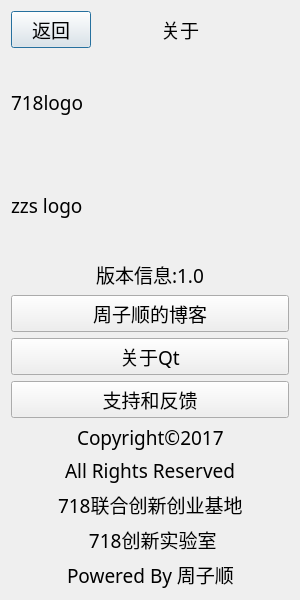
<?xml version="1.0" encoding="UTF-8"?>
<ui version="4.0">
 <class>AboutWindow</class>
 <widget class="QDialog" name="AboutWindow">
  <property name="geometry">
   <rect>
    <x>0</x>
    <y>0</y>
    <width>300</width>
    <height>600</height>
   </rect>
  </property>
  <property name="font">
   <font>
    <family>微软雅黑 Light</family>
    <pointsize>14</pointsize>
   </font>
  </property>
  <property name="windowTitle">
   <string>Dialog</string>
  </property>
  <layout class="QGridLayout" name="gridLayout">
   <item row="0" column="0">
    <layout class="QVBoxLayout" name="verticalLayout_3">
     <item>
      <layout class="QHBoxLayout" name="horizontalLayout_8">
       <item>
        <widget class="QPushButton" name="BackButton">
         <property name="text">
          <string>返回</string>
         </property>
        </widget>
       </item>
       <item>
        <layout class="QHBoxLayout" name="horizontalLayout_3">
         <item>
          <spacer name="horizontalSpacer_6">
           <property name="orientation">
            <enum>Qt::Horizontal</enum>
           </property>
           <property name="sizeHint" stdset="0">
            <size>
             <width>40</width>
             <height>20</height>
            </size>
           </property>
          </spacer>
         </item>
         <item>
          <widget class="QLabel" name="label_7">
           <property name="sizePolicy">
            <sizepolicy hsizetype="Expanding" vsizetype="Preferred">
             <horstretch>0</horstretch>
             <verstretch>0</verstretch>
            </sizepolicy>
           </property>
           <property name="text">
            <string>关于</string>
           </property>
          </widget>
         </item>
         <item>
          <spacer name="horizontalSpacer_5">
           <property name="orientation">
            <enum>Qt::Horizontal</enum>
           </property>
           <property name="sizeHint" stdset="0">
            <size>
             <width>40</width>
             <height>20</height>
            </size>
           </property>
          </spacer>
         </item>
        </layout>
       </item>
      </layout>
     </item>
     <item>
      <layout class="QVBoxLayout" name="verticalLayout">
       <item>
        <layout class="QVBoxLayout" name="verticalLayout_4">
         <item>
          <widget class="QLabel" name="label">
           <property name="sizePolicy">
            <sizepolicy hsizetype="Expanding" vsizetype="Expanding">
             <horstretch>0</horstretch>
             <verstretch>0</verstretch>
            </sizepolicy>
           </property>
           <property name="text">
            <string>718logo</string>
           </property>
          </widget>
         </item>
         <item>
          <widget class="QLabel" name="label_2">
           <property name="sizePolicy">
            <sizepolicy hsizetype="Preferred" vsizetype="Expanding">
             <horstretch>0</horstretch>
             <verstretch>0</verstretch>
            </sizepolicy>
           </property>
           <property name="text">
            <string>zzs logo</string>
           </property>
          </widget>
         </item>
        </layout>
       </item>
       <item>
        <layout class="QHBoxLayout" name="horizontalLayout_2">
         <item>
          <spacer name="horizontalSpacer_4">
           <property name="orientation">
            <enum>Qt::Horizontal</enum>
           </property>
           <property name="sizeHint" stdset="0">
            <size>
             <width>40</width>
             <height>20</height>
            </size>
           </property>
          </spacer>
         </item>
         <item>
          <widget class="QLabel" name="label_3">
           <property name="text">
            <string>版本信息:1.0</string>
           </property>
          </widget>
         </item>
         <item>
          <spacer name="horizontalSpacer_3">
           <property name="orientation">
            <enum>Qt::Horizontal</enum>
           </property>
           <property name="sizeHint" stdset="0">
            <size>
             <width>40</width>
             <height>20</height>
            </size>
           </property>
          </spacer>
         </item>
        </layout>
       </item>
       <item>
        <layout class="QVBoxLayout" name="verticalLayout_2">
         <item>
          <widget class="QPushButton" name="BlogButton">
           <property name="text">
            <string>周子顺的博客</string>
           </property>
          </widget>
         </item>
         <item>
          <widget class="QPushButton" name="QtButton">
           <property name="text">
            <string>关于Qt</string>
           </property>
          </widget>
         </item>
         <item>
          <widget class="QPushButton" name="FeedBackButton">
           <property name="text">
            <string>支持和反馈</string>
           </property>
          </widget>
         </item>
        </layout>
       </item>
       <item>
        <layout class="QHBoxLayout" name="horizontalLayout_4">
         <item>
          <spacer name="horizontalSpacer_7">
           <property name="orientation">
            <enum>Qt::Horizontal</enum>
           </property>
           <property name="sizeHint" stdset="0">
            <size>
             <width>40</width>
             <height>20</height>
            </size>
           </property>
          </spacer>
         </item>
         <item>
          <widget class="QLabel" name="label_4">
           <property name="text">
            <string>Copyright©2017</string>
           </property>
          </widget>
         </item>
         <item>
          <spacer name="horizontalSpacer_8">
           <property name="orientation">
            <enum>Qt::Horizontal</enum>
           </property>
           <property name="sizeHint" stdset="0">
            <size>
             <width>40</width>
             <height>20</height>
            </size>
           </property>
          </spacer>
         </item>
        </layout>
       </item>
       <item>
        <layout class="QHBoxLayout" name="horizontalLayout_5">
         <item>
          <spacer name="horizontalSpacer_10">
           <property name="orientation">
            <enum>Qt::Horizontal</enum>
           </property>
           <property name="sizeHint" stdset="0">
            <size>
             <width>40</width>
             <height>20</height>
            </size>
           </property>
          </spacer>
         </item>
         <item>
          <widget class="QLabel" name="label_8">
           <property name="text">
            <string>All Rights Reserved</string>
           </property>
          </widget>
         </item>
         <item>
          <spacer name="horizontalSpacer_9">
           <property name="orientation">
            <enum>Qt::Horizontal</enum>
           </property>
           <property name="sizeHint" stdset="0">
            <size>
             <width>40</width>
             <height>20</height>
            </size>
           </property>
          </spacer>
         </item>
        </layout>
       </item>
       <item>
        <layout class="QHBoxLayout" name="horizontalLayout_6">
         <item>
          <spacer name="horizontalSpacer_11">
           <property name="orientation">
            <enum>Qt::Horizontal</enum>
           </property>
           <property name="sizeHint" stdset="0">
            <size>
             <width>40</width>
             <height>20</height>
            </size>
           </property>
          </spacer>
         </item>
         <item>
          <widget class="QLabel" name="label_5">
           <property name="text">
            <string>718联合创新创业基地</string>
           </property>
          </widget>
         </item>
         <item>
          <spacer name="horizontalSpacer_12">
           <property name="orientation">
            <enum>Qt::Horizontal</enum>
           </property>
           <property name="sizeHint" stdset="0">
            <size>
             <width>40</width>
             <height>20</height>
            </size>
           </property>
          </spacer>
         </item>
        </layout>
       </item>
       <item>
        <layout class="QHBoxLayout" name="horizontalLayout_7">
         <item>
          <spacer name="horizontalSpacer_13">
           <property name="orientation">
            <enum>Qt::Horizontal</enum>
           </property>
           <property name="sizeHint" stdset="0">
            <size>
             <width>40</width>
             <height>20</height>
            </size>
           </property>
          </spacer>
         </item>
         <item>
          <widget class="QLabel" name="label_9">
           <property name="text">
            <string> 718创新实验室</string>
           </property>
          </widget>
         </item>
         <item>
          <spacer name="horizontalSpacer_14">
           <property name="orientation">
            <enum>Qt::Horizontal</enum>
           </property>
           <property name="sizeHint" stdset="0">
            <size>
             <width>40</width>
             <height>20</height>
            </size>
           </property>
          </spacer>
         </item>
        </layout>
       </item>
       <item>
        <layout class="QHBoxLayout" name="horizontalLayout">
         <item>
          <spacer name="horizontalSpacer">
           <property name="orientation">
            <enum>Qt::Horizontal</enum>
           </property>
           <property name="sizeHint" stdset="0">
            <size>
             <width>40</width>
             <height>20</height>
            </size>
           </property>
          </spacer>
         </item>
         <item>
          <widget class="QLabel" name="label_6">
           <property name="layoutDirection">
            <enum>Qt::LeftToRight</enum>
           </property>
           <property name="autoFillBackground">
            <bool>false</bool>
           </property>
           <property name="frameShadow">
            <enum>QFrame::Sunken</enum>
           </property>
           <property name="text">
            <string>Powered By 周子顺</string>
           </property>
           <property name="textFormat">
            <enum>Qt::PlainText</enum>
           </property>
          </widget>
         </item>
         <item>
          <spacer name="horizontalSpacer_2">
           <property name="orientation">
            <enum>Qt::Horizontal</enum>
           </property>
           <property name="sizeHint" stdset="0">
            <size>
             <width>40</width>
             <height>20</height>
            </size>
           </property>
          </spacer>
         </item>
        </layout>
       </item>
      </layout>
     </item>
    </layout>
   </item>
  </layout>
 </widget>
 <resources/>
 <connections/>
</ui>
